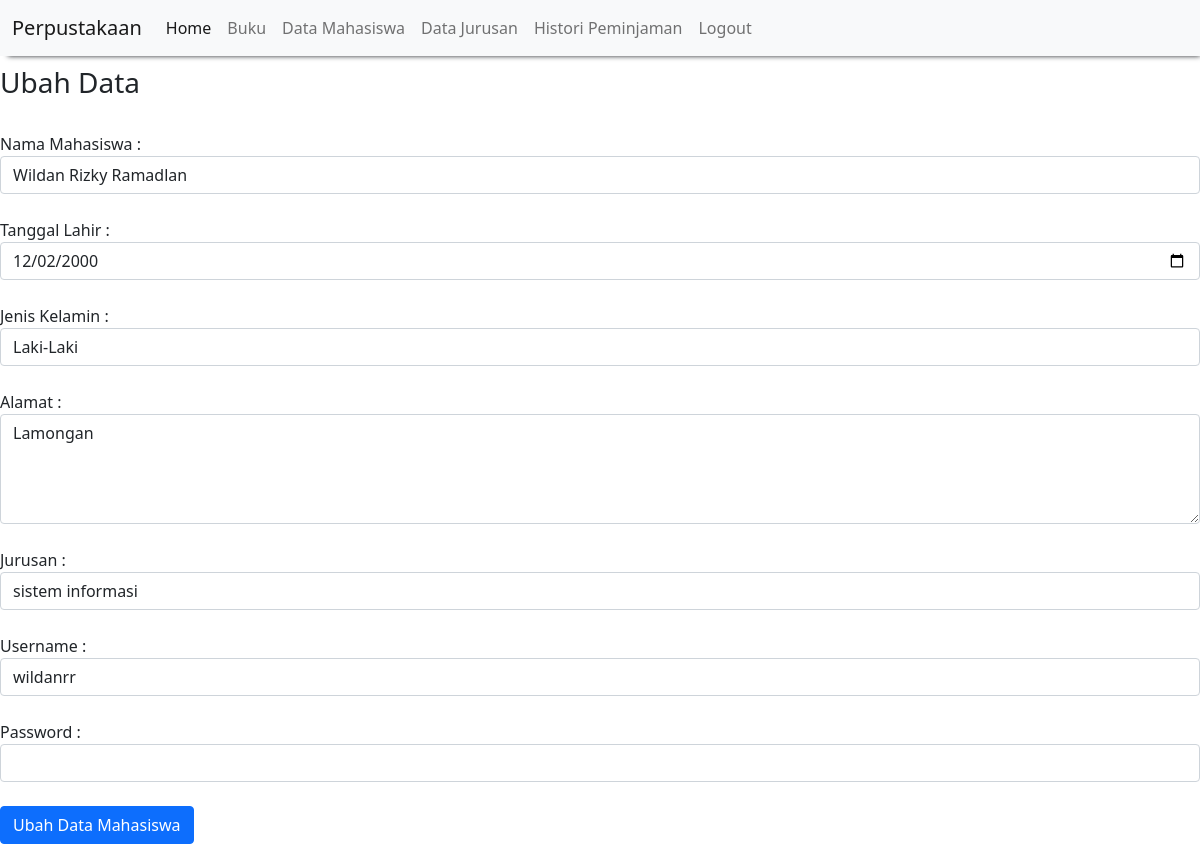
The page /ubah_mahasiswa.php?id_mhs=1 (signed in) on the database its author committed.
### tables this page shows
CREATE TABLE `mahasiswa` (
  `id_mhs` int(11) NOT NULL,
  `nama` varchar(100) NOT NULL,
  `tanggal_lahir` date NOT NULL,
  `jenis_kelamin` enum('L','P') NOT NULL,
  `alamat` text NOT NULL,
  `username` varchar(255) DEFAULT NULL,
  `password` varchar(255) DEFAULT NULL,
  `id_jurusan` int(11) NOT NULL
);

### ubah_mahasiswa.php (the view, shortened to what this page needs)
<?php
	include "header.php";
?>
<!DOCTYPE html>
<html>
<head>
	<link href="https://cdn.jsdelivr.net/npm/bootstrap@5.0.1/dist/css/bootstrap.min.css" rel="stylesheet">
</head>
<body>
	<?php
	include "koneksi.php";
	$qry_get_mahasiswa=mysqli_query($conn, "select * from mahasiswa where
	id_mhs = '".$_GET['id_mhs']."'");
	$dt_mahasiswa=mysqli_fetch_array($qry_get_mahasiswa);
	?>
	<h3>Ubah Data</h3>
	<form action="proses_ubah_mahasiswa.php" method="post">
		<input type="hidden" name="id_mhs" value="<?=$dt_mahasiswa['id_mhs']?>"><br>
		Nama Mahasiswa :
		<input type="text" name="nama" value="<?=$dt_mahasiswa['nama']?>" class="form-control"><br>
		Tanggal Lahir :
		<input type="date" name="tanggal_lahir" value="<?=$dt_mahasiswa['tanggal_lahir']?>" class="form-control"><br>
		Jenis Kelamin :
		<?php
		$arr_jenis_kelamin=array('L'=>'Laki-Laki','P'=>'Perempuan');
		?>
		<select name="jenis_kelamin" class="form-control">
			<?php foreach ($arr_jenis_kelamin as $key_jenis_kelamin => $val_jenis_kelamin):
				if ($key_jenis_kelamin==$dt_mahasiswa['jenis_kelamin']) {
					$selek="selected";
				}else {
					$selek="";
				}
			?>
			<option value="<?=$key_jenis_kelamin?>" <?=$selek?>><?=$val_jenis_kelamin?></option>
			<?php endforeach ?>
		</select><br>
		Alamat :
		<textarea name="alamat" class="form-control" rows="4"><?=$dt_mahasiswa['alamat']?></textarea><br>
		Jurusan :
		<select name="id_jurusan" class="form-control">
			<?php
			include "koneksi.php";
			$qry_jurusan=mysqli_query($conn, "select * from jurusan");
			while ($data_jurusan=mysqli_fetch_array($qry_jurusan)) {
				if ($data_jurusan['id_jurusan']==$dt_mahasiswa['id_jurusan']) {
					$selek = "selected";
				} else {
					$selek="";
				}
				echo '<option value="'.$data_jurusan['id_jurusan'].'" '.$selek.'>'.$data_jurusan['nama_jurusan'].'</option>';
				}
			?>
		</select><br>
		Username :
		<input type="text" name="username" value="<?=$dt_mahasiswa['username']?>" class="form-control"><br>
		Password :
		<input type="password" name="password" value="" class="form-control"><br>
		<input type="submit" name="simpan" value="Ubah Data Mahasiswa" class="btn btn-primary">
	</form>
</body>
</html>
<?php
	include "footer.php";
?>

### rows shown on the page
mahasiswa: nama "Wildan Rizky Ramadlan", tanggal_lahir "12/02/2000", alamat "Lamongan", username "wildanrr"

### other values the page prints
form field jenis_kelamin "Laki-Laki"
form field id_jurusan "sistem informasi"
